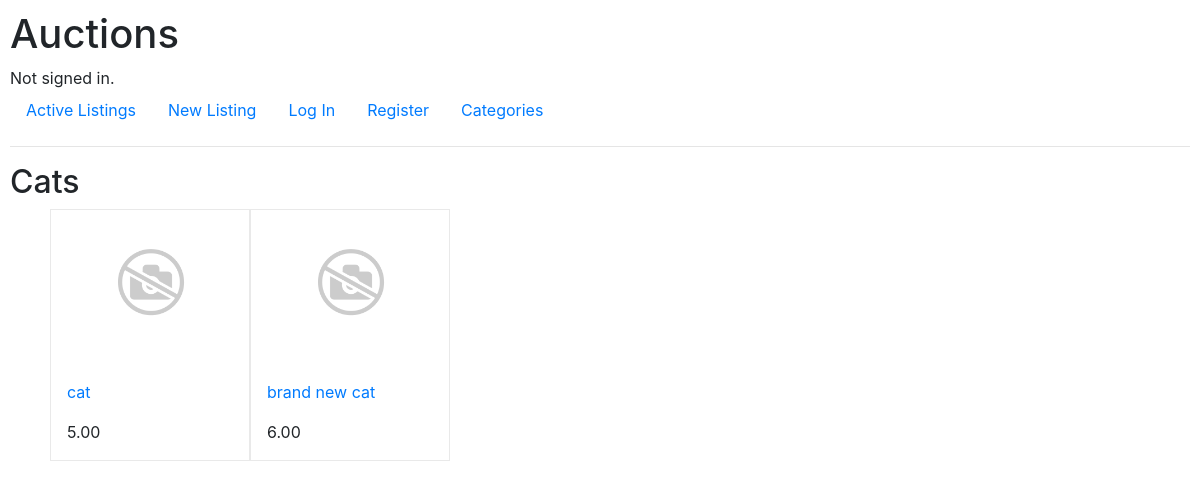
The app's page /categories/Cats, older data.
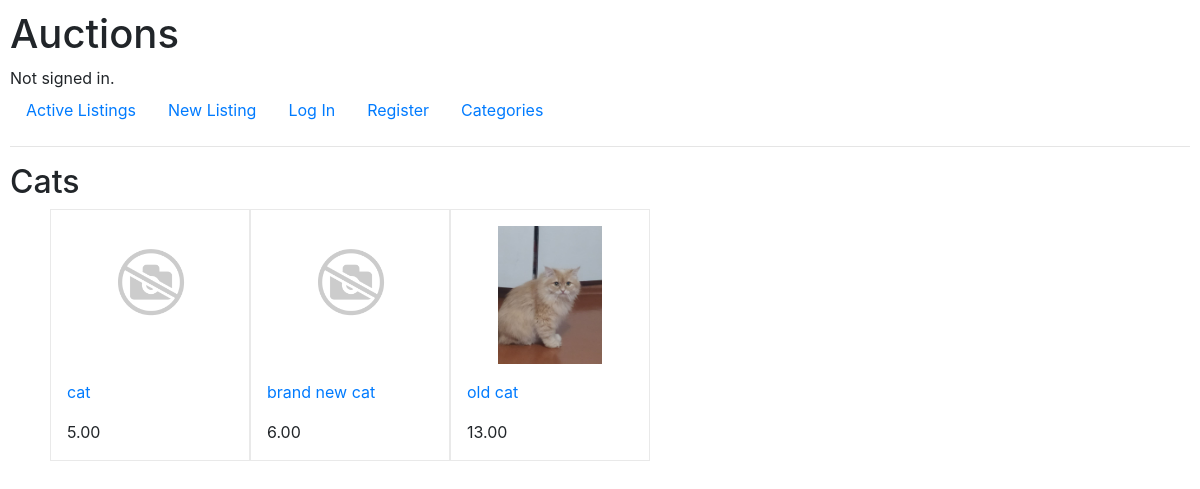
The same page, newer data.
### auctions/models.py (models this page shows, shortened)
class Listing(models.Model):
    owner = models.ForeignKey(User, on_delete=models.CASCADE)
    title = models.CharField(max_length=64)
    description = models.TextField()
    category = models.ForeignKey(Category, on_delete=models.CASCADE, default=1)
    photo = models.ImageField(upload_to='images')#, default='images/no_foto.png'
    price = models.DecimalField(decimal_places=2, max_digits=20)
    state = models.BooleanField(default=True)
    @property
    def photo_url(self):
        if self.photo and hasattr(self.photo, 'url'):
            return self.photo.url

### auctions/views.py (the view)
# urls.py: path("categories/<str:cat>", views.open_category, name="open_category")
def open_category(request, cat):
    category = Category.objects.get(category=cat)
    listings = Listing.objects.all().filter(category=category)
    return render(request, "auctions/open_category.html",{
        'listings' : listings,
        'cat_name' : category.category
    })

### auctions/templates/auctions/open_category.html
{% extends "auctions/layout.html" %}
{% block body %}
    <h2>{{ cat_name }}</h2>
    <ul class="all-listings">
    {% for listing in listings %}
        <li class="listing">
            <a href="{% url 'open_listing' listing.id %}"><div class="image-block">
                <img class="tile-picture" src="{{ listing.photo_url }}" alt="kartinka">
            </div></a>
            <a href="{% url 'open_listing' listing.id %}"><p class="listing-name">{{ listing.title }}</p></a>
            <p class="listing-bid">{{ listing.price }}</p>
        </li>
    {% endfor %}
    </ul>
{% endblock %}

Row changes from the older to the newer data that the page shows:
added Listing: photo_url (picture), title "old cat", price "13.00"
